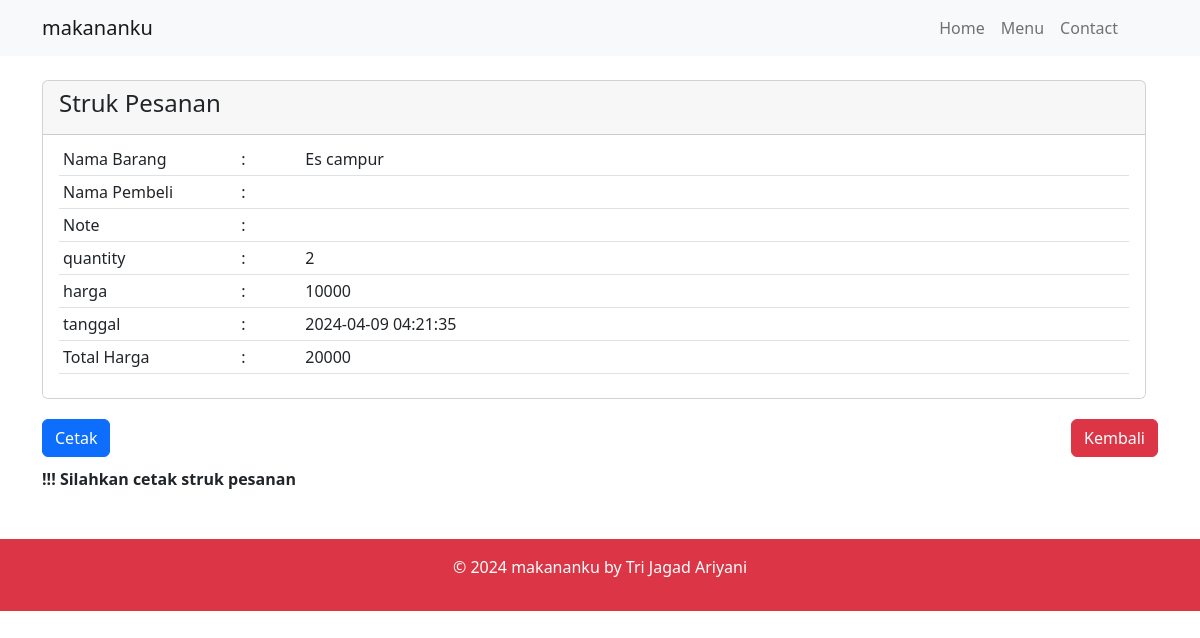
Page /studi_kasus/struk.php on the committed database.
### tables this page shows
CREATE TABLE `tpesanan` (
  `id` int(11) NOT NULL,
  `namaBarang` varchar(40) NOT NULL,
  `username` varchar(40) NOT NULL,
  `harga` int(40) NOT NULL,
  `note` varchar(80) NOT NULL,
  `quantity` int(50) NOT NULL,
  `tanggal` datetime NOT NULL DEFAULT current_timestamp()
);

### studi_kasus/struk.php (the view, shortened to what this page needs)
<?php
require_once 'layout/header.php';
$nama = $_GET['username'];
$connection = mysqli_connect("localhost", "root", "", "studycase");
$query = "select * from tpesanan where username='$nama'";
$result = mysqli_query($connection, $query);
$data = mysqli_fetch_assoc($result);
$total_harga = $data["quantity"] * $data["harga"];
?>
<section class="container">
    <div class="container-header d-flex justify-content-between">
        <h1>Detail Pesanan</h1>
    </div>
    <div class="container-content">
        <div class="card mt-4" style="width: 69rem;">
            <div class="card-header">
                <h4>Struk Pesanan</h4>
            </div>
            <ul class="list-group list-group-flush">
                <li class="list-group-item">
                    <table class="table table-sm">
                        <tbody>
                            <tr>
                                <td class="col-2">Nama Barang</td>
                                <td>:</td>
                                <td><?= $data["namaBarang"] ?></td>
                            </tr>
                            <tr>
                                <td>Nama Pembeli</td>
                                <td>:</td>
                                <td><?= $data["username"] ?></td>
                            </tr>
                            <tr>
                                <td>Note</td>
                                <td>:</td>
                                <td><?= $data["note"] ?></td>
                            </tr>
                            <tr>
                                <td>quantity</td>
                                <td>:</td>
                                <td><?= $data["quantity"] ?></td>
                            </tr>
                            <tr>
                                <td>harga</td>
                                <td>:</td>
                                <td><?= $data["harga"] ?></td>
                            </tr>
                            <tr>
                                <td>tanggal</td>
                                <td>:</td>
                                <td><?= $data["tanggal"] ?></td>
                            </tr>
                            <tr>
                                <td>Total Harga</td>
                                <td>:</td>
                                <td><?= $total_harga ?></td>
                            </tr>
                        </tbody>
                    </table>
                </li>
            </ul>
        </div>
        <div class="print-btn-container">
            <button type="button" class="btn btn-primary" onclick="window.print()">Cetak</button>
            <a href="./index.php" class="btn btn-danger ml-1">Kembali</a>
        </div>
        <p class="fw-bold">!!! Silahkan cetak struk pesanan </p>
    </div>
</section>
<?php
require_once 'layout/footer.php'
?>

### studi_kasus/struk.php (style rules this page uses)
.print-btn-container { display: flex; justify-content: space-between; align-items: center; margin-top: 20px; }
.print-btn-container .btn { margin-bottom: 10px; }

### rows in the picture
tpesanan: namaBarang "Es campur", quantity "2", harga "10000", tanggal "2024-04-09 04:21:35", total_harga "20000"
